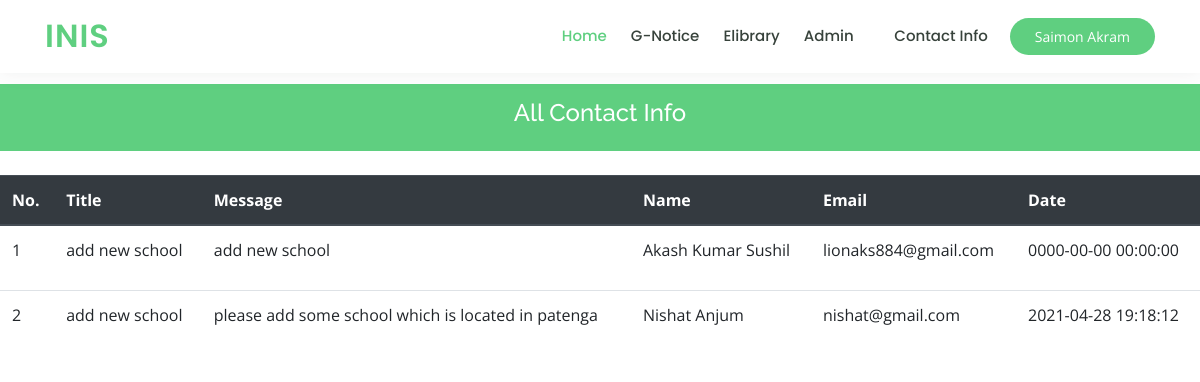
The page /viewContact.php (signed in) on the database its author committed.
### tables this page shows
CREATE TABLE `tbcontact` (
  `name` varchar(50) NOT NULL,
  `email` varchar(50) NOT NULL,
  `subject` varchar(500) NOT NULL,
  `message` varchar(500) NOT NULL,
  `dateTime` datetime NOT NULL
);

### viewContact.php (the view, shortened to what this page needs)
<?php
include_once('./config/dbConnection.php');
?>
<!DOCTYPE html>
<html lang="en">
<head>
  <link href="assets/vendor/bootstrap/css/bootstrap.min.css" rel="stylesheet">
  <link href="assets/vendor/icofont/icofont.min.css" rel="stylesheet">
  <link href="assets/vendor/boxicons/css/boxicons.min.css" rel="stylesheet">
  <link href="assets/vendor/remixicon/remixicon.css" rel="stylesheet">
  <link href="assets/vendor/owl.carousel/assets/owl.carousel.min.css" rel="stylesheet">
  <link href="assets/vendor/animate.css/animate.min.css" rel="stylesheet">
  <link href="assets/vendor/aos/aos.css" rel="stylesheet">
  <link href="assets/css/style.css" rel="stylesheet">
</head>
<body>
<header>
  <?php include './navbar.php'; ?>
  </header>
    <div class="breadcrumbs" data-aos="fade-in" >
      <div class="container">
        <h4>All Contact Info</h4>
      </div>
    </div>
    <table class="table" style="margin-bottom: 140px;" height="180px">
    <br />
  <thead class="thead-dark">
    <tr>
      <th scope="col">No.</th>
      <th scope="col">Title</th>
      <th scope="col">Message</th>
      <th scope="col">Name</th>
      <th scope="col">Email</th>
      <th scope="col">Date</th>
    </tr>
  </thead>
  <tbody>
    <?php
     $data=mysqli_query($conn,"SELECT * FROM tbcontact");
     $sum=1;
     while($row = mysqli_fetch_array($data))
      {
        echo "<tr>";
        echo "<td>" ;echo $sum; echo "</td>";
        echo "<td>" ;echo $row["subject"]; echo "</td>";
        echo "<td>" ;echo $row["message"]; echo "</td>";
        echo "<td>" ;echo $row["name"]; echo "</td>";
        echo "<td>" ;echo $row["email"]; echo "</td>";
        echo "<td>" ;echo $row["dateTime"]; echo "</td>";
        echo "</tr>";
        $sum= $sum+1;
      }
    ?>
  </tbody>
</table>
</body>
</html>

### assets/css/style.css (style rules this page uses)
body { font-family: "Open Sans", sans-serif; color: #444444; }
h1, h2, h3, h4, h5, h6 { font-family: "Raleway", sans-serif; }
.breadcrumbs { margin-top: 60px; text-align: center; background: #5fcf80; padding: 15px 0; color: #fff; }

### rows shown on the page
tbcontact: subject "add new school", message "add new school", name "Akash Kumar Sushil", email "lionaks884@gmail.com", dateTime "0000-00-00 00:00:00"
tbcontact: subject "add new school", message "please add some school which is located in patenga", name "Nishat Anjum", email "nishat@gmail.com", dateTime "2021-04-28 19:18:12"

### other values the page prints
$_SESSION['name'] "Saimon Akram"
